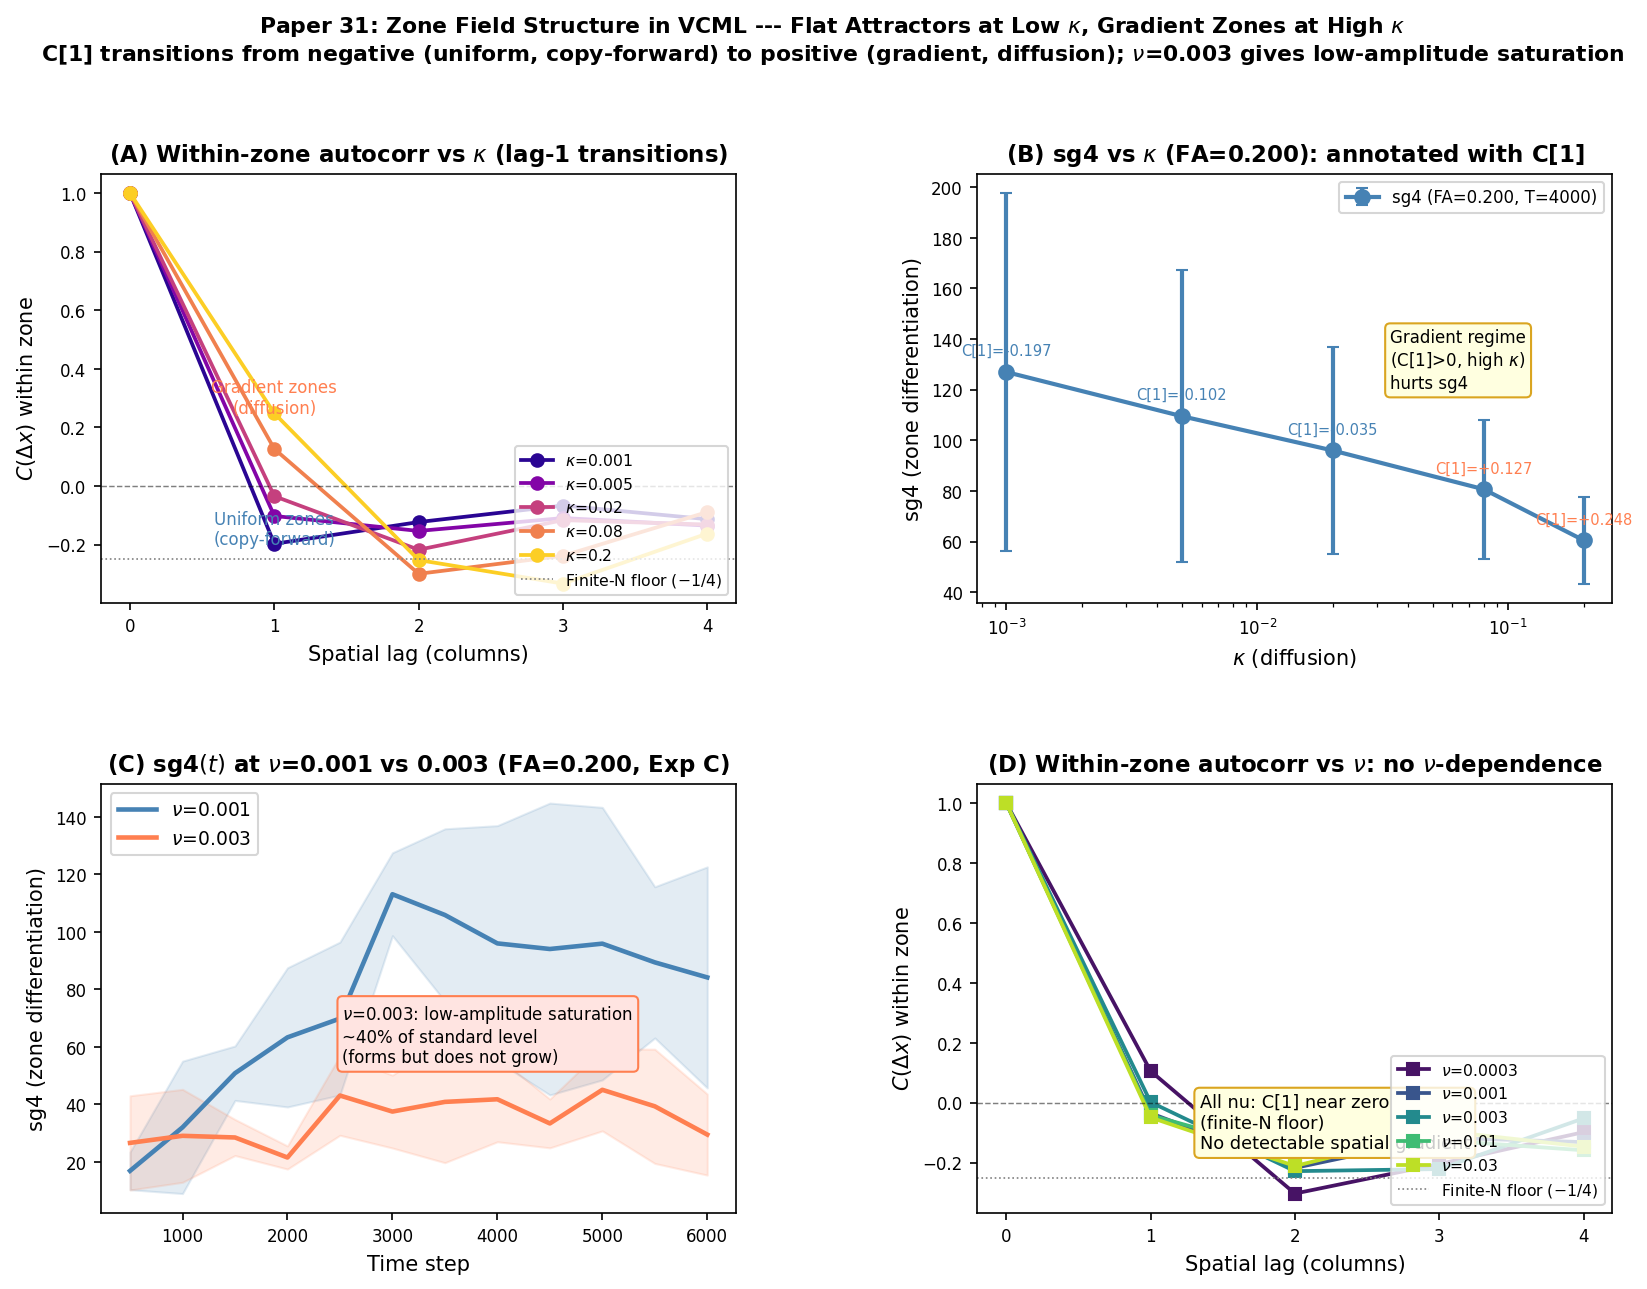

Here is the Python script that generated this plot:
"""
paper31_figure1.py -- Zone Field Structure in VCML

4 panels:
  A: Within-zone autocorr C(lag) for each kappa (Exp A)
     Shows C[1] transitions from negative (low kappa, uniform zones)
     to positive (high kappa, diffusion-driven gradient zones)

  B: sg4(T=4000) vs kappa from Exp A (FA=0.200)
     Confirms high kappa hurts zone differentiation

  C: sg4(t) for nu=0.001 vs nu=0.003 at FA=0.200 (Exp C)
     Low-amplitude saturation: nu=0.003 forms structure but at ~40% amplitude

  D: Within-zone autocorr C(lag) for each nu (Exp B)
     No nu-dependence of spatial coherence -- uniform at all nu
"""
import json, os, math, sys
import numpy as np
import matplotlib
matplotlib.use("Agg")
import matplotlib.pyplot as plt
from matplotlib.gridspec import GridSpec

sys.path.insert(0, os.path.dirname(__file__))
from paper31_experiments import (
    KAPPA_VALS_A, NU_VALS_B, NU_VALS_C, FA_VALS_C,
    N_SEEDS, CPS_AB, CPS_C, ZONE_W, N_ZONES,
    KAPPA_STD, NU_STD, FA_HIGH,
    key_a, key_b, key_c, fit_corr_length
)

RESULTS_FILE = os.path.join(os.path.dirname(__file__),
                            "results", "paper31_results.json")
with open(RESULTS_FILE) as f:
    R = json.load(f)

T_LAST_AB = CPS_AB[-1]   # 4000
T_LAST_C  = CPS_C[-1]    # 6000

# ── Helpers ───────────────────────────────────────────────────────────────────
def get_autocorr_a(kappa, t=T_LAST_AB):
    vals = [R.get(key_a(kappa, s), {}).get(f"wz_autocorr_{t}")
            for s in range(N_SEEDS)]
    return [v for v in vals if v is not None]

def get_autocorr_b(nu, t=T_LAST_AB):
    vals = [R.get(key_b(nu, s), {}).get(f"wz_autocorr_{t}")
            for s in range(N_SEEDS)]
    return [v for v in vals if v is not None]

def mean_corr(corr_lists):
    if not corr_lists:
        return None
    return np.array(corr_lists).mean(axis=0)

def get_sg4_a(kappa, t=T_LAST_AB):
    vals = [R.get(key_a(kappa, s), {}).get(f"sg4_{t}", float("nan"))
            for s in range(N_SEEDS)]
    return [v for v in vals if not math.isnan(v)]

def get_sg4_c(nu, fa, t):
    vals = [R.get(key_c(nu, fa, s), {}).get(f"sg4_{t}", float("nan"))
            for s in range(N_SEEDS)]
    return [v for v in vals if not math.isnan(v)]

# ── Figure ─────────────────────────────────────────────────────────────────────
fig = plt.figure(figsize=(13, 9))
gs  = GridSpec(2, 2, figure=fig, hspace=0.42, wspace=0.38)
ax  = {k: fig.add_subplot(gs[r, c]) for k, (r, c) in
       zip("ABCD", [(0,0),(0,1),(1,0),(1,1)])}

kappa_colors = plt.cm.plasma(np.linspace(0.05, 0.90, len(KAPPA_VALS_A)))
nu_colors    = plt.cm.viridis(np.linspace(0.05, 0.90, len(NU_VALS_B)))
lags         = np.arange(ZONE_W)

# ─────────────────────────────────────────────────────────────────────────────
# Panel A: Within-zone autocorr C(lag) for each kappa
# ─────────────────────────────────────────────────────────────────────────────
c1_vals = []
for kappa, col in zip(KAPPA_VALS_A, kappa_colors):
    mc = mean_corr(get_autocorr_a(kappa))
    if mc is None:
        continue
    ax["A"].plot(lags, mc, "o-", color=col, lw=1.8, ms=6,
                 label=rf"$\kappa$={kappa}")
    c1_vals.append((kappa, float(mc[1]) if len(mc) > 1 else float("nan")))

ax["A"].axhline(0, color="black", lw=0.7, ls="--", alpha=0.5)
ax["A"].axhline(-1/(ZONE_W - 1), color="gray", lw=0.8, ls=":",
                label=rf"Finite-N floor ($-1/{ZONE_W-1}$)")
ax["A"].set_xlabel("Spatial lag (columns)", fontsize=10)
ax["A"].set_ylabel(r"$C(\Delta x)$ within zone", fontsize=10)
ax["A"].set_title(r"(A) Within-zone autocorr vs $\kappa$ (lag-1 transitions)",
                  fontsize=11, fontweight="bold")
ax["A"].legend(fontsize=7.5, loc="lower right")
ax["A"].tick_params(labelsize=8)
ax["A"].set_xticks(lags)
ax["A"].annotate("Uniform zones\n(copy-forward)", xy=(1, -0.20), fontsize=8,
                 color="steelblue", ha="center")
ax["A"].annotate("Gradient zones\n(diffusion)", xy=(1, 0.25), fontsize=8,
                 color="coral", ha="center")

# ─────────────────────────────────────────────────────────────────────────────
# Panel B: sg4(T=4000) vs kappa from Exp A
# ─────────────────────────────────────────────────────────────────────────────
kappa_arr = np.array(KAPPA_VALS_A)
sg4_arr   = np.array([float(np.mean(get_sg4_a(k))) if get_sg4_a(k) else float("nan")
                      for k in KAPPA_VALS_A])
sg4_std   = np.array([float(np.std(get_sg4_a(k)))  if len(get_sg4_a(k)) > 1 else 0.0
                      for k in KAPPA_VALS_A])

valid = ~np.isnan(sg4_arr) & (sg4_arr > 0)
ax["B"].errorbar(kappa_arr[valid], sg4_arr[valid], yerr=sg4_std[valid],
                 fmt="o-", color="steelblue", ms=7, capsize=3, lw=2.0,
                 label=r"sg4 (FA=0.200, T=4000)")

# Annotate C[1] transition
for kappa, c1 in c1_vals:
    style = "coral" if c1 > 0 else "steelblue"
    c1_str = f"C[1]={c1:+.3f}"
    # find index in kappa_arr
    idx = list(kappa_arr).index(kappa) if kappa in kappa_arr else None
    if idx is not None and not math.isnan(sg4_arr[idx]):
        ax["B"].annotate(c1_str,
                         xy=(kappa_arr[idx], sg4_arr[idx]),
                         xytext=(0, 8), textcoords="offset points",
                         fontsize=7, ha="center", color=style)

ax["B"].set_xscale("log")
ax["B"].set_xlabel(r"$\kappa$ (diffusion)", fontsize=10)
ax["B"].set_ylabel(r"sg4 (zone differentiation)", fontsize=10)
ax["B"].set_title(r"(B) sg4 vs $\kappa$ (FA=0.200): annotated with C[1]",
                  fontsize=11, fontweight="bold")
ax["B"].legend(fontsize=8, loc="upper right")
ax["B"].tick_params(labelsize=8)
ax["B"].annotate("Gradient regime\n" + r"(C[1]>0, high $\kappa$)" + "\nhurts sg4",
                 xy=(0.65, 0.50), xycoords="axes fraction", fontsize=8,
                 bbox=dict(boxstyle="round,pad=0.3", fc="lightyellow", ec="goldenrod"))

# ─────────────────────────────────────────────────────────────────────────────
# Panel C: sg4(t) for nu=0.001 vs nu=0.003 at FA=0.200 (Exp C)
# ─────────────────────────────────────────────────────────────────────────────
t_arr = np.array(CPS_C)
nu_plot_colors = {"0.001": "steelblue", "0.003": "coral"}
for nu in NU_VALS_C:
    sg4_t = []
    for t in CPS_C:
        v = get_sg4_c(nu, FA_HIGH, t)
        sg4_t.append(float(np.mean(v)) if v else float("nan"))
    sg4_t  = np.array(sg4_t)
    sg4_std_t = []
    for t in CPS_C:
        v = get_sg4_c(nu, FA_HIGH, t)
        sg4_std_t.append(float(np.std(v)) if len(v) > 1 else 0.0)
    sg4_std_t = np.array(sg4_std_t)
    valid_t = ~np.isnan(sg4_t)
    col = nu_plot_colors.get(f"{nu}", "gray")
    ax["C"].plot(t_arr[valid_t], sg4_t[valid_t], "-", color=col, lw=2.2,
                 label=rf"$\nu$={nu}")
    ax["C"].fill_between(t_arr[valid_t],
                          sg4_t[valid_t] - sg4_std_t[valid_t],
                          sg4_t[valid_t] + sg4_std_t[valid_t],
                          alpha=0.15, color=col)

ax["C"].set_xlabel("Time step", fontsize=10)
ax["C"].set_ylabel("sg4 (zone differentiation)", fontsize=10)
ax["C"].set_title(r"(C) sg4$(t)$ at $\nu$=0.001 vs 0.003 (FA=0.200, Exp C)",
                  fontsize=11, fontweight="bold")
ax["C"].legend(fontsize=9)
ax["C"].tick_params(labelsize=8)
ax["C"].annotate(r"$\nu$=0.003: low-amplitude saturation" + "\n~40% of standard level\n(forms but does not grow)",
                 xy=(0.38, 0.35), xycoords="axes fraction", fontsize=8,
                 bbox=dict(boxstyle="round,pad=0.3", fc="mistyrose", ec="coral"))

# ─────────────────────────────────────────────────────────────────────────────
# Panel D: Within-zone autocorr C(lag) for each nu (Exp B)
# ─────────────────────────────────────────────────────────────────────────────
for nu, col in zip(NU_VALS_B, nu_colors):
    mc = mean_corr(get_autocorr_b(nu))
    if mc is None:
        continue
    ax["D"].plot(lags, mc, "s-", color=col, lw=1.8, ms=6,
                 label=rf"$\nu$={nu}")

ax["D"].axhline(0, color="black", lw=0.7, ls="--", alpha=0.5)
ax["D"].axhline(-1/(ZONE_W - 1), color="gray", lw=0.8, ls=":",
                label=rf"Finite-N floor ($-1/{ZONE_W-1}$)")
ax["D"].set_xlabel("Spatial lag (columns)", fontsize=10)
ax["D"].set_ylabel(r"$C(\Delta x)$ within zone", fontsize=10)
ax["D"].set_title(r"(D) Within-zone autocorr vs $\nu$: no $\nu$-dependence",
                  fontsize=11, fontweight="bold")
ax["D"].legend(fontsize=7.5, loc="lower right")
ax["D"].tick_params(labelsize=8)
ax["D"].set_xticks(lags)
ax["D"].annotate("All nu: C[1] near zero\n(finite-N floor)"
                 "\nNo detectable spatial gradient",
                 xy=(0.35, 0.15), xycoords="axes fraction", fontsize=8.5,
                 bbox=dict(boxstyle="round,pad=0.3", fc="lightyellow", ec="goldenrod"))

# ── Title and save ─────────────────────────────────────────────────────────────
fig.suptitle(
    "Paper 31: Zone Field Structure in VCML --- Flat Attractors at Low "
    r"$\kappa$, Gradient Zones at High $\kappa$"
    "\n"
    r"C[1] transitions from negative (uniform, copy-forward) to positive (gradient, diffusion); "
    r"$\nu$=0.003 gives low-amplitude saturation",
    fontsize=10.5, fontweight="bold", y=0.998
)
out_base = os.path.join(os.path.dirname(__file__), "paper31_figure1")
fig.savefig(out_base + ".pdf", bbox_inches="tight", dpi=150)
fig.savefig(out_base + ".png", bbox_inches="tight", dpi=150)
print(f"Saved: {out_base}.pdf / .png")
plt.close(fig)
